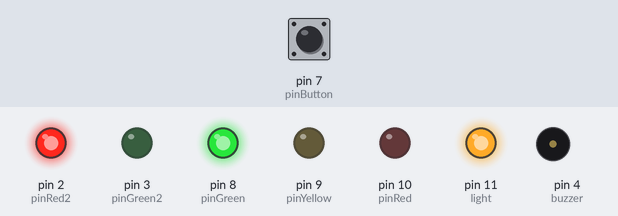
Bench run of a sketch on a simulated Arduino Uno, built with avr-gcc and run on an emulated ATmega328P. Parts: output pins drawn as LEDs (lit = HIGH), buzzer (waves = sounding). The test bench sets the inputs (shaded band); at power-on: pin 7 (pinButton) LOW.

Above: at 1.2 s.
1.3 s: pin 7 (pinButton) pulled HIGH for 0.15 s
At 12.7 s:
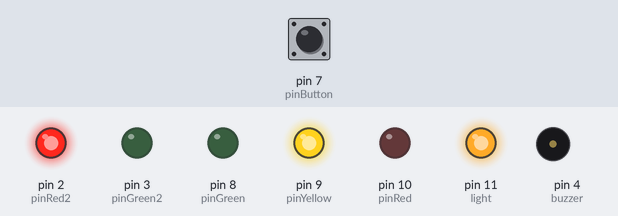
At 14.2 s:
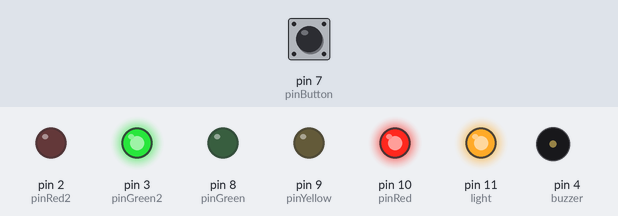
Timing chart, 0 to 14.8 s (numbered marks = the images above; inputs shaded):
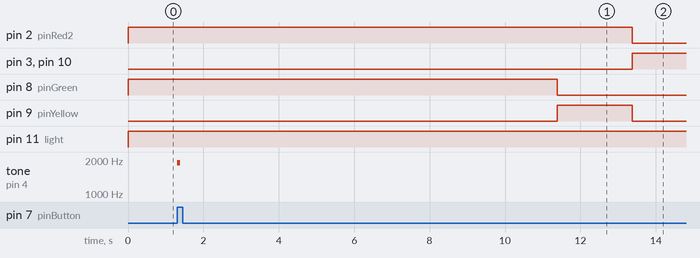

Measured:
- after the input at 1.3 s, pin 2 (pinRed2): HIGH → LOW after 12.1 s; pin 3 (pinGreen2), pin 10 (pinRed): LOW → HIGH after 12.1 s; pin 8 (pinGreen): HIGH → LOW after 10.1 s; pin 9 (pinYellow): LOW → HIGH after 10.1 s, → LOW 2.0 s later; tone on pin 4 (buzzer): silent → 1900 Hz at once, → silent 0.08 s later

The sketch:

TrafficLight.ino
```cpp
/*Project by Gabriel Francisco*/

int pinButton = 7;
int pinGreen = 8;
int pinYellow = 9;
int pinRed = 10;

int pinGreen2 = 3;
int pinRed2 = 2;

int lightStateGreen;
int buttonPress;
int buzzer = 4; //Reference to buzzer pin

int light = 11;

void setup() {
  //This is the pin that lead to the button of the pedestrian request to close the light and cross
  pinMode(pinButton, INPUT);

  //The main traffic lights pins
  pinMode(pinGreen, OUTPUT);
  pinMode(pinYellow, OUTPUT);
  pinMode(pinRed, OUTPUT);

  //Now the pedestrian lights pins
  pinMode(pinRed2, OUTPUT);
  pinMode(pinGreen2, OUTPUT);

  //The buzzer pinout
  pinMode(buzzer, OUTPUT);

  //The light that's turn on programmaticaly...
  pinMode(light, OUTPUT);
}

void loop() {

  /*JUST FOR TEST PURPOSES========================
  digitalWrite(pinGreen, HIGH);
  digitalWrite(pinYellow, HIGH);
  digitalWrite(pinRed, HIGH);
  digitalWrite(pinRed2, HIGH);
  digitalWrite(pinGreen2, HIGH);
  /*JUST FOR TEST PURPOSES======================*/

    //Programatic light
    digitalWrite(light, HIGH);


    lightStateGreen = 1;
    buttonPress = digitalRead(pinButton);

    digitalWrite(pinRed, LOW);
    digitalWrite(pinYellow, LOW);
    digitalWrite(pinGreen, HIGH);

    digitalWrite(pinRed2, HIGH);
    digitalWrite(pinGreen2, LOW);

    if(buttonPress == HIGH){

      lightStateGreen++;
      tone(buzzer, 1900);
      delay(80);
      noTone(buzzer);

      //First turn for yellow light

      delay(10000);

      digitalWrite(pinRed, LOW);
      digitalWrite(pinYellow, HIGH);
      digitalWrite(pinGreen, LOW);

      //Second turn for the red light to cars, then pedestrian crosses :)

      delay(2000);

      digitalWrite(pinRed, HIGH);
      digitalWrite(pinYellow, LOW);
      digitalWrite(pinGreen, LOW);

      digitalWrite(pinRed2, LOW);
      digitalWrite(pinGreen2, HIGH);

      delay(15000);

      int i;
      int c = 3;

      for(i = 0; i <= c; i++){

        digitalWrite(pinRed2, HIGH);
        digitalWrite(pinGreen2, LOW);

        tone(buzzer, 1900);
        delay(800);
        noTone(buzzer);

        digitalWrite(pinRed2, LOW);
        delay(800);

      }
    }
}
```
